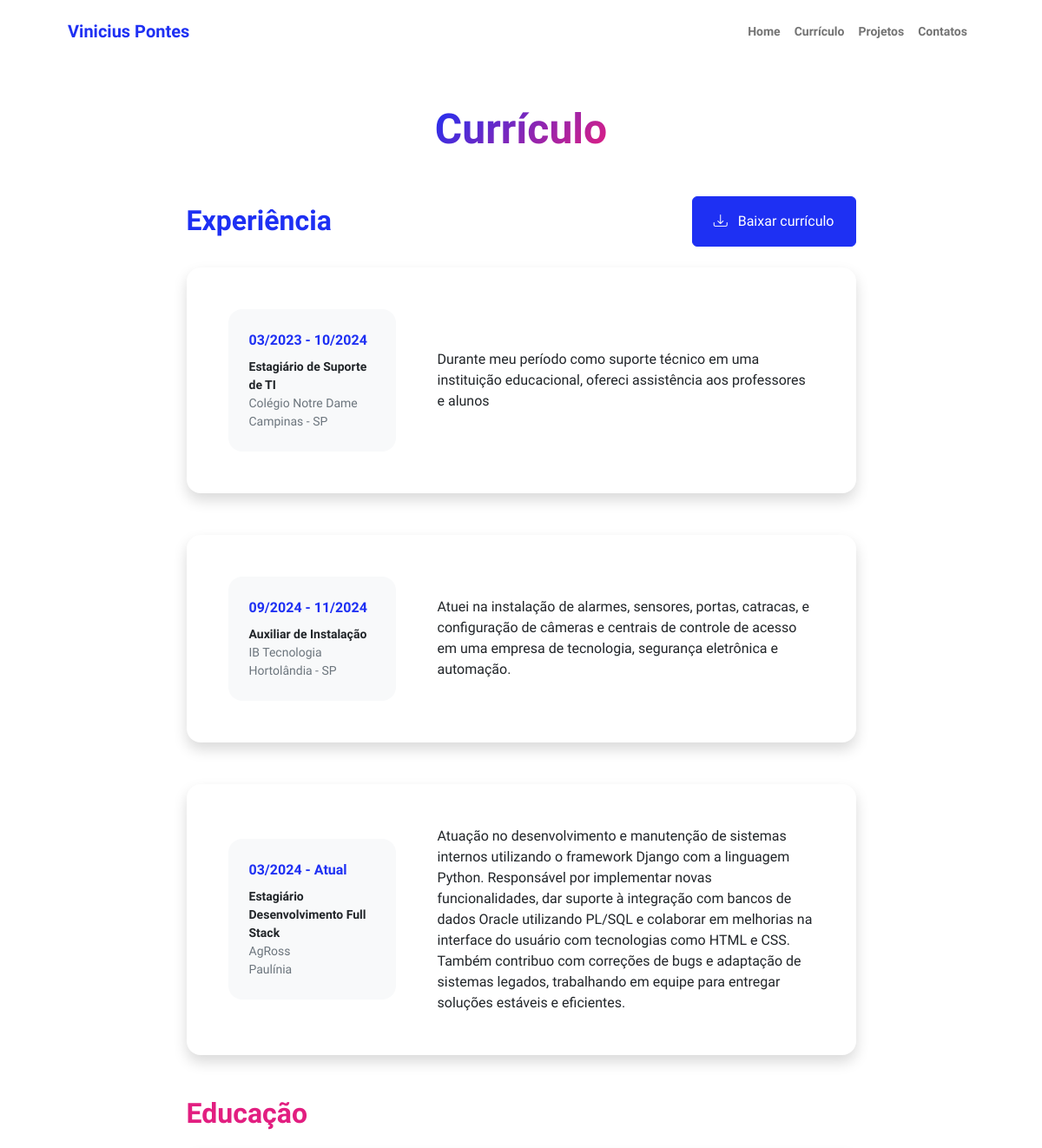
The page /resume/ (upper part) on the database as committed earlier.
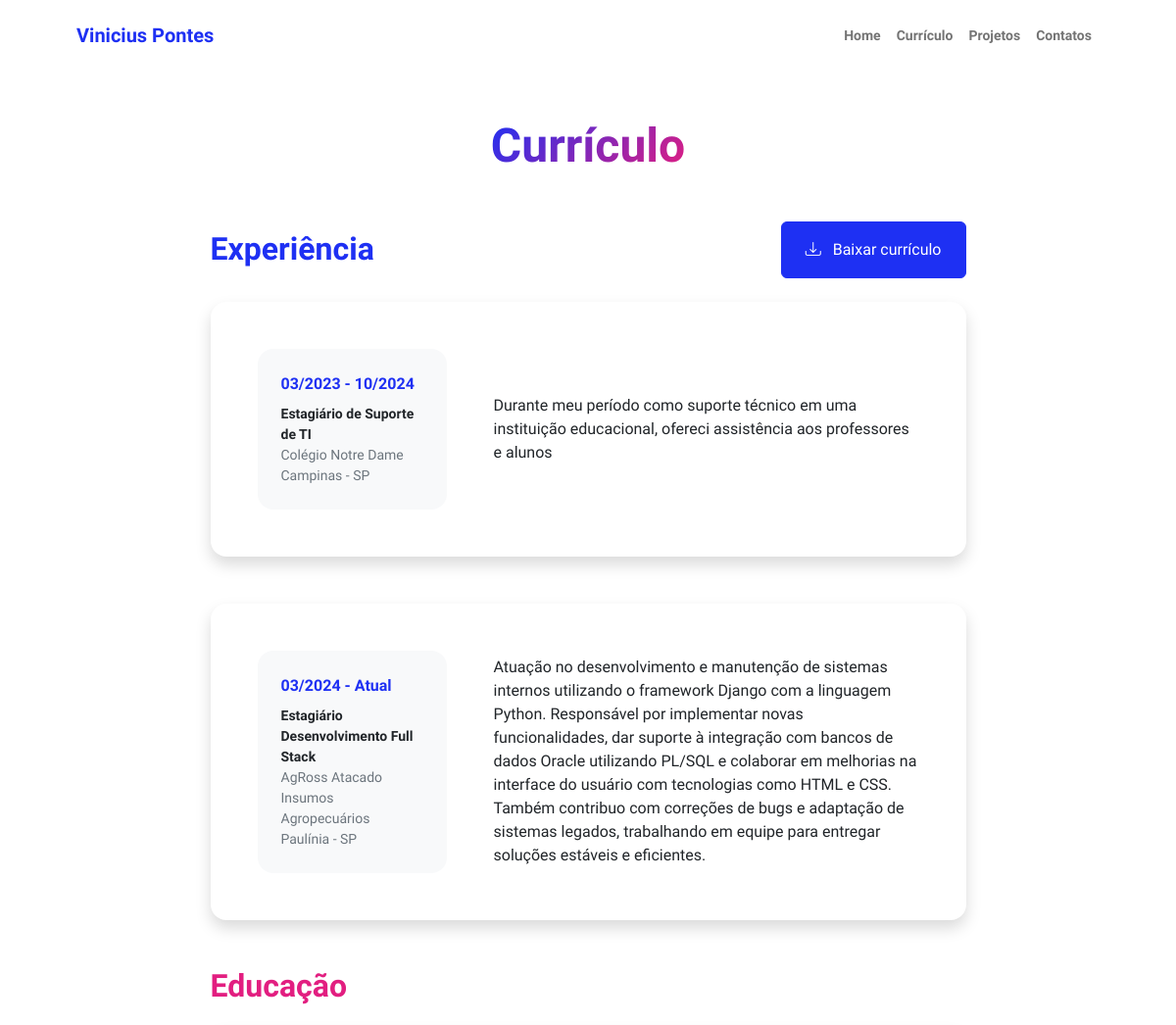
The same page on the database as committed later.
### portifolio/models.py (models this page shows, shortened)
class experiencia(models.Model):
    data = models.CharField(max_length=100, null=False, blank=False)
    funcao = models.CharField(max_length=100, null=False, blank=False)
    empresa = models.CharField(max_length=100, null=False, blank=False)
    local = models.CharField(max_length=100, null=False, blank=False)
    descricao = models.TextField(null=False, blank=False)

### portifolio/views.py (the view)
# urls.py: path('resume/', resume, name='resume'),
def resume(request):
    experiencia_list = experiencia.objects.all().order_by('id')
    educacao_list = educacao.objects.all().order_by('-id')
    skills_list = skills.objects.all()
    certificados_list = certificados.objects.all().order_by('-id')
    return render(request, 'resume.html', {
        'experiencias': experiencia_list,
        'educacoes': educacao_list,
        'skills': skills_list,
        'certificados': certificados_list
    })

### templates/resume.html (shortened to what this page needs)
{% extends 'base.html' %} {% load static %} {% block content %}
<main class="flex-shrink-0">
    <div class="container px-5 my-5">
        <div class="text-center mb-5">
            <h1 class="display-5 fw-bolder mb-0"><span class="text-gradient d-inline">Currículo</span></h1>
        </div>
        <div class="row gx-5 justify-content-center">
            <div class="col-lg-11 col-xl-9 col-xxl-8">
                <section>
                    <div class="d-flex align-items-center justify-content-between mb-4">
                        <h2 class="text-primary fw-bolder mb-0">Experiência</h2>
                        <a class="btn btn-primary px-4 py-3" target="_blank"
                            href="{% static 'media/Vinicius_Pontes.pdf' %}">
                            <div class="d-inline-block bi bi-download me-2"></div>
                            Baixar currículo
                        </a>
                    </div>
                    {% for experiencia in experiencias %}
                    <div class="card shadow border-0 rounded-4 mb-5">
                        <div class="card-body p-5">
                            <div class="row align-items-center gx-5">
                                <div class="col text-center text-lg-start mb-4 mb-lg-0">
                                    <div class="bg-light p-4 rounded-4">
                                        <div class="text-primary fw-bolder mb-2">{{experiencia.data}}</div>
                                        <div class="small fw-bolder">{{experiencia.funcao}}</div>
                                        <div class="small text-muted">{{experiencia.empresa}}</div>
                                        <div class="small text-muted">{{experiencia.local}}</div>
                                    </div>
                                </div>
                                <div class="col-lg-8">
                                    <div>{{experiencia.descricao}}</div>
                                </div>
                            </div>
                        </div>
                    </div>
                    {% endfor %}
                    <section>
                        <h2 class="text-secondary fw-bolder mb-4">Educação</h2>
                    </section>
            </div>
        </div>
    </div>
</main>
{% endblock %}

### templates/base.html (shortened to what this page needs)
{% load static %}
<!DOCTYPE html>
<html lang="en">
  <head>
    <link
      href="https://cdn.jsdelivr.net/npm/bootstrap-icons@1.8.1/font/bootstrap-icons.css"
      rel="stylesheet"
    />
    <link href="{% static 'css/styles.css' %}" rel="stylesheet" />
  </head>
  <body class="d-flex flex-column h-100">
    {% include 'partials/__menu.html' %}
    {% block content %}
    {% endblock %}
  </body>
</html>

### templates/partials/__menu.html (shortened to what this page needs)
{% load static %}
<nav class="navbar navbar-expand-lg navbar-light bg-white py-3">
    <div class="container px-5">
        <a class="navbar-brand" href="{% url 'index' %}"><span class="fw-bolder text-primary">Vinicius Pontes</span></a>
        <div class="collapse navbar-collapse" id="navbarSupportedContent">
            <ul class="navbar-nav ms-auto mb-2 mb-lg-0 small fw-bolder">
                <li class="nav-item"><a class="nav-link" href="{% url 'index' %}">Home</a></li>
                <li class="nav-item"><a class="nav-link" href="{% url 'resume' %}">Currículo</a></li>
                <li class="nav-item"><a class="nav-link" href="{% url 'projects' %}">Projetos</a></li>
                <li class="nav-item"><a class="nav-link" href="{% url 'contact' %}">Contatos</a></li>
            </ul>
        </div>
    </div>
</nav>

### templates/partials/__footer.html (shortened to what this page needs)
{% load static %}

Rows that differ between the two databases and show on the page:
removed experiencia: data "09/2024 - 11/2024", funcao "Auxiliar de Instalação", empresa "IB Tecnologia", local "Hortolândia - SP", descricao "Atuei na instalação de alarmes, sensores, portas, catracas, e configuração de câmeras e centrais de controle de acesso em uma empresa de tecnologia, segurança eletrônica e automação."
changed experiencia "Estagiário Desenvolvimento Full Stack": empresa "AgRoss" → "AgRoss Atacado Insumos Agropecuários"; local "Paulínia" → "Paulínia - SP"
